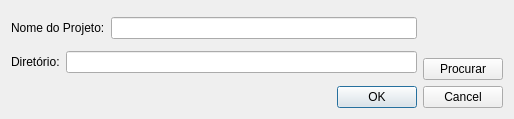
<?xml version="1.0" encoding="UTF-8"?>
<ui version="4.0">
 <class>NewProjectDialog</class>
 <widget class="QDialog" name="NewProjectDialog">
  <property name="geometry">
   <rect>
    <x>0</x>
    <y>0</y>
    <width>514</width>
    <height>119</height>
   </rect>
  </property>
  <property name="windowTitle">
   <string>Dialog</string>
  </property>
  <layout class="QVBoxLayout" name="verticalLayout_3">
   <item>
    <layout class="QHBoxLayout" name="horizontalLayout_3">
     <item>
      <layout class="QVBoxLayout" name="verticalLayout_2">
       <item>
        <layout class="QHBoxLayout" name="horizontalLayout_2">
         <item>
          <widget class="QLabel" name="projectNameLabel">
           <property name="text">
            <string>Nome do Projeto:</string>
           </property>
          </widget>
         </item>
         <item>
          <widget class="QLineEdit" name="projectNameEdit"/>
         </item>
        </layout>
       </item>
       <item>
        <layout class="QHBoxLayout" name="horizontalLayout">
         <item>
          <widget class="QLabel" name="folderLabel">
           <property name="text">
            <string>Diretório:</string>
           </property>
          </widget>
         </item>
         <item>
          <widget class="QLineEdit" name="folderEdit"/>
         </item>
        </layout>
       </item>
      </layout>
     </item>
     <item>
      <layout class="QVBoxLayout" name="verticalLayout">
       <item>
        <spacer name="verticalSpacer">
         <property name="orientation">
          <enum>Qt::Vertical</enum>
         </property>
         <property name="sizeHint" stdset="0">
          <size>
           <width>20</width>
           <height>40</height>
          </size>
         </property>
        </spacer>
       </item>
       <item>
        <widget class="QPushButton" name="searchBrowser">
         <property name="text">
          <string>Procurar</string>
         </property>
        </widget>
       </item>
      </layout>
     </item>
    </layout>
   </item>
   <item>
    <widget class="QDialogButtonBox" name="buttonBox">
     <property name="orientation">
      <enum>Qt::Horizontal</enum>
     </property>
     <property name="standardButtons">
      <set>QDialogButtonBox::Cancel|QDialogButtonBox::Ok</set>
     </property>
    </widget>
   </item>
  </layout>
 </widget>
 <resources/>
 <connections>
  <connection>
   <sender>buttonBox</sender>
   <signal>accepted()</signal>
   <receiver>NewProjectDialog</receiver>
   <slot>accept()</slot>
   <hints>
    <hint type="sourcelabel">
     <x>248</x>
     <y>254</y>
    </hint>
    <hint type="destinationlabel">
     <x>157</x>
     <y>274</y>
    </hint>
   </hints>
  </connection>
  <connection>
   <sender>buttonBox</sender>
   <signal>rejected()</signal>
   <receiver>NewProjectDialog</receiver>
   <slot>reject()</slot>
   <hints>
    <hint type="sourcelabel">
     <x>316</x>
     <y>260</y>
    </hint>
    <hint type="destinationlabel">
     <x>286</x>
     <y>274</y>
    </hint>
   </hints>
  </connection>
 </connections>
</ui>
